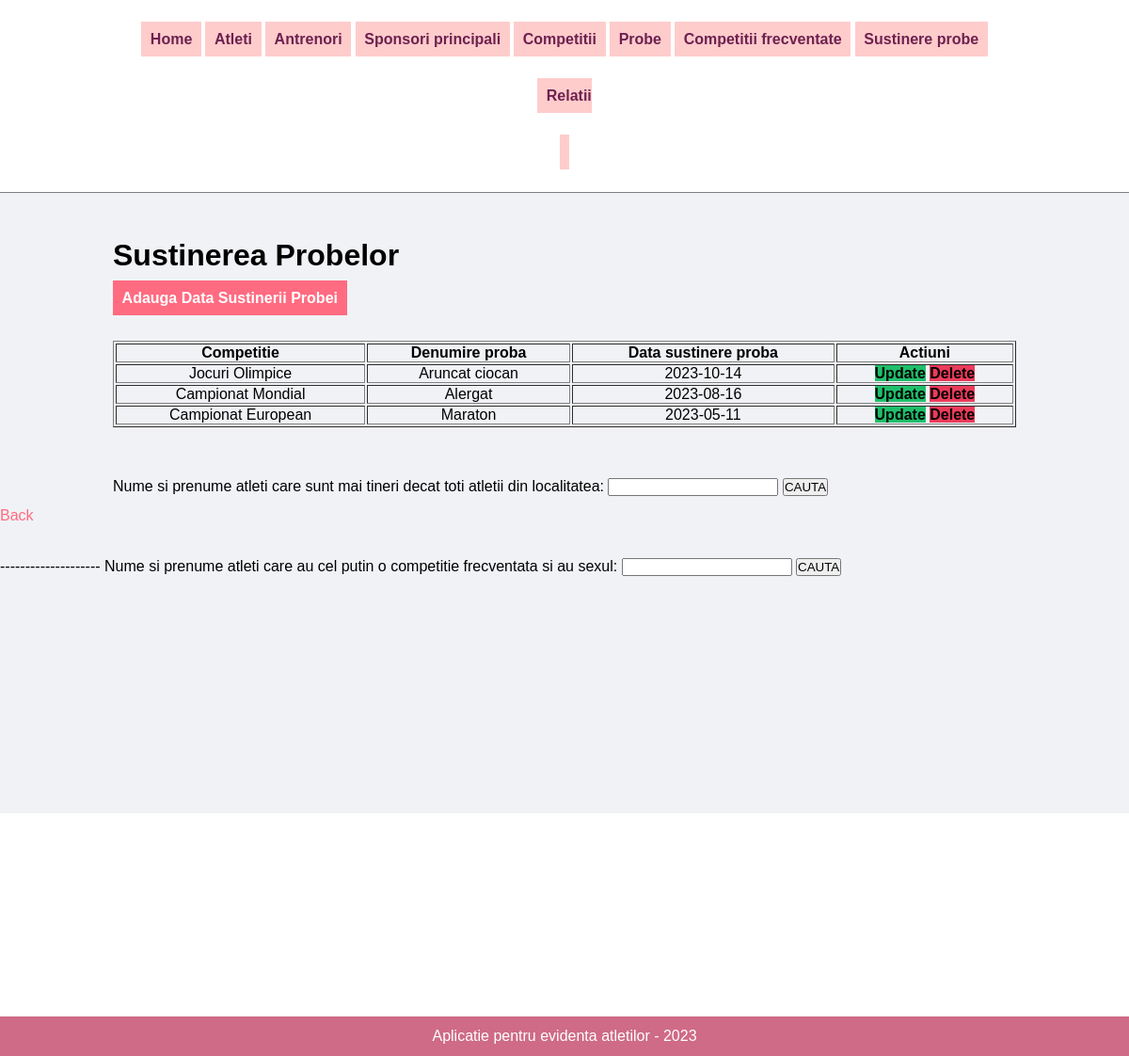
/sustinere_probe.php, run on the app's committed database.
### tables this page shows
CREATE TABLE `sustinere_probe` (
  `CompetitieID` int(20) NOT NULL,
  `ProbaID` int(20) NOT NULL,
  `Data_sustinere_proba` date NOT NULL
);

CREATE TABLE `competitii` (
  `CompetitieID` int(20) NOT NULL,
  `Denumire` varchar(50) NOT NULL,
  `Data_competitie` date NOT NULL,
  `Taxa_participare` int(20) NOT NULL,
  `Oras` varchar(50) NOT NULL
);

CREATE TABLE `probe` (
  `ProbaID` int(20) NOT NULL,
  `Cod_proba` char(3) NOT NULL,
  `Denumire_p` varchar(50) NOT NULL
);

### sustinere_probe.php (the view, shortened to what this page needs)
<?php include('partials/meniu.php'); ?>
<div class="main-content">
    <div class="wrapper">
       <h1>Sustinerea Probelor</h1>
       <br />
<a href="insert_atleti.php" class="btn-primary">Adauga Data Sustinerii Probei</a>
<br /> <br /> <br />
<?php
$query = "SELECT C.CompetitieID, P.ProbaID, C.Denumire, P.Denumire_p, SP.Data_sustinere_proba
          FROM Sustinere_probe SP INNER JOIN Competitii C ON (C.CompetitieID = SP.CompetitieID)
                                  INNER JOIN Probe P ON (SP.ProbaID = P.ProbaID)
          WHERE SP.Data_sustinere_proba BETWEEN '2023-05-10' AND '2023-10-15'
          GROUP BY C.Denumire, P.Denumire_p, SP.Data_sustinere_proba
          ORDER BY C.Denumire DESC";
$result = mysqli_query($connection, $query);
$sustinere_probe = [];
while($row = $result->fetch_assoc()) {
    $sustinere_probe[] = $row;
}
?>
<table class="tbl-full", border = "1">
<tr>
<th>Competitie</th>
<th>Denumire proba</th>
<th>Data sustinere proba</th>
<th>Actiuni</th>
</tr>
<?php foreach ($sustinere_probe as $sus_pb):?>
<tr data-id="<?php echo $sus_pb['CompetitieID']; ?>">
    <td><?php echo $sus_pb['Denumire']; ?></td>
    <td><?php echo $sus_pb['Denumire_p']; ?></td>
    <td><?php echo $sus_pb['Data_sustinere_proba']; ?></td>
    <td>
    <a href="<?php echo 'http://localhost/sport/'; ?>admin/update_sustinere_probe.php?id=<?php echo $sus_pb['CompetitieID']; ?>" class="btn-secondary">Update</a>
    <a href="<?php echo 'http://localhost/sport/'; ?>admin/delete_sustinere_probe.php?id=<?php echo $sus_pb['CompetitieID']; ?>" class="btn-danger">Delete</a>
</td>
</tr>
<?php endforeach; ?>
</table>
<br /> <br /> <br />
<html>
    <head>
        <link rel="stylesheet"href="style.css" media="all" />
    </head>
<body>
    <div class="main_wrapper">
        <div class="content_wrapper">
        <form method="GET">
            Nume si prenume atleti care sunt mai tineri decat toti atletii din localitatea: <input type="text" name="Oras" >
            <input type="submit" name="obtine3" value="CAUTA">
        </form>
        </div>
        </div>
    </div>
  <a href="sustinere_probe.php">Back</a>
</body>
</html>
<html>
    <head>
        <link rel="stylesheet"href="style.css" media="all" />
    </head>
<body>
    <div class="main_wrapper">
        <div class="content_wrapper">
        <form method="GET">
            -------------------- Nume si prenume atleti care au cel putin o competitie frecventata si au sexul: <input type="text" name="Sex" >
            <input type="submit" name="obtine4" value="CAUTA">
        </form>
        </div>
        </div>
        <br /> <br /> <br />
<br /> <br /> <br />
<br /> <br /> <br />
<br /> <br /> <br />
</body>
</html>
<?php include('partials/footer.php'); ?>

### admin.css (style rules this page uses)
* { margin: 0; padding: 0; font-family:Verdana, Geneva, Tahoma, sans-serif; }
.wrapper { padding: 1%; width: 80%; margin: 0 auto; }
.tbl-full { width: 100%; text-align: center; }
.btn-primary { background-color: #4b7bec; padding: 1%; color: white; text-decoration: none; font-weight: bold; }
.btn-secondary { background-color: #20bf6b; color: black; text-decoration: none; font-weight: bold; }
.btn-danger { background-color: #eb3b5a; color: black; text-decoration: none; font-weight: bold; }
.main-content { background-color: #f1f2f6; padding: 3% 0; }

### style.css (style rules this page uses)
* { margin: 0 0; padding: 0 0; font-family: Arial, Helvetica, sans-serif; }
a { color: #ff6b81; text-decoration: none; }
.btn-primary { background-color: #ff6b81; color: white; cursor: pointer; }

### data on the page
sustinere_probe: CompetitieID.Denumire "Jocuri Olimpice", ProbaID.Denumire_p "Aruncat ciocan", Data_sustinere_proba "2023-10-14"
sustinere_probe: CompetitieID.Denumire "Campionat Mondial", ProbaID.Denumire_p "Alergat", Data_sustinere_proba "2023-08-16"
sustinere_probe: CompetitieID.Denumire "Campionat European", ProbaID.Denumire_p "Maraton", Data_sustinere_proba "2023-05-11"
